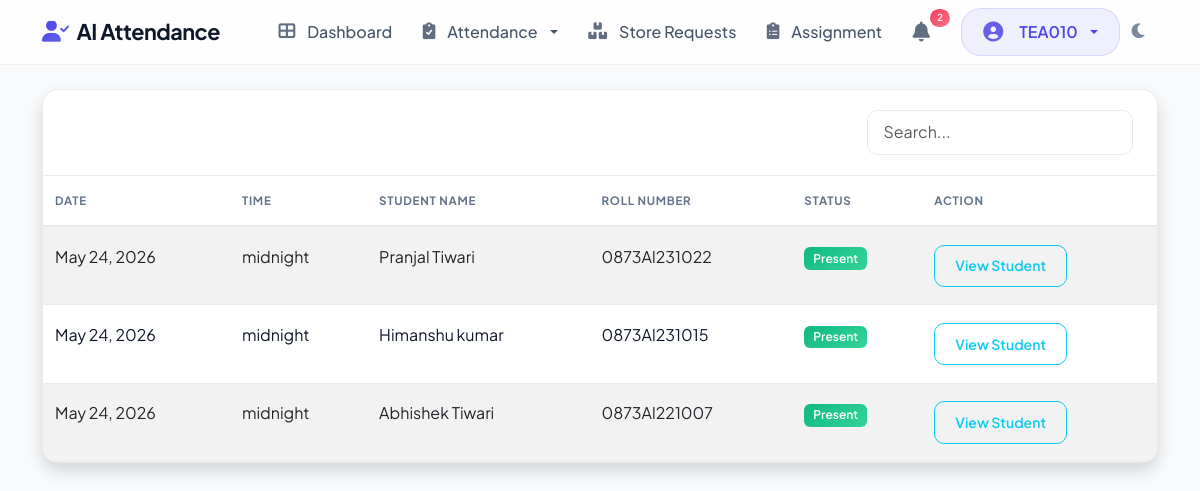
Screenshot of /core/attendance_list/ (signed in) with the database file from the repository.
### core/models.py (models this page shows, shortened)
class AttendanceRecord(models.Model):
    student = models.ForeignKey(Student, on_delete=models.CASCADE)
    date = models.DateField(default=datetime.date.today)
    time = models.TimeField(default=datetime.datetime.now)
    status = models.CharField(max_length=20, default='Present')
    subject = models.CharField(max_length=100, null=True, blank=True)
    class Meta:
        ordering = ['-date', '-time']

class Student(models.Model):
    user = models.OneToOneField(User, on_delete=models.CASCADE, null=True, blank=True)
    name = models.CharField(max_length=100)
    roll_number = models.CharField(max_length=20, unique=True)
    email = models.EmailField(max_length=100, null=True, blank=True)
    phone_number = models.CharField(max_length=15, null=True, blank=True)
    address = models.TextField(null=True, blank=True)
    date_of_birth = models.DateField(null=True, blank=True)
    department = models.CharField(max_length=100, null=True, blank=True)
    year = models.CharField(max_length=10, null=True, blank=True)
    section = models.CharField(max_length=10, null=True, blank=True)
    plain_password = models.CharField(max_length=128, null=True, blank=True)  # For display purposes only
    is_registered = models.BooleanField(default=False)
    profile_pic = models.ImageField(upload_to='profile_pics/', null=True, blank=True)
    created_at = models.DateTimeField(auto_now_add=True)

### core/views.py (the view)
# urls.py: path('attendance_list/', views.attendance_list, name='attendance_list'),
def attendance_list(request):
    records = AttendanceRecord.objects.all().order_by('-date', '-time')
    return render(request, 'attendance_list.html', {'records': records})

### templates/attendance_list.html (shortened to what this page needs)
{% extends 'base.html' %}
{% block content %}
<div class="card shadow">
    <div class="card-header bg-dark text-white d-flex justify-content-between align-items-center">
        <h4 class="mb-0">Attendance History</h4>
        <input type="text" id="searchInput" class="form-control w-25" placeholder="Search...">
    </div>
    <div class="card-body p-0">
        <div class="table-responsive">
            <table class="table table-hover table-striped mb-0">
                <thead class="table-light">
                    <tr>
                        <th>Date</th>
                        <th>Time</th>
                        <th>Student Name</th>
                        <th>Roll Number</th>
                        <th>Status</th>
                        <th>Action</th>
                    </tr>
                </thead>
                <tbody id="attendanceTable">
                    {% for record in records %}
                    <tr>
                        <td>{{ record.date }}</td>
                        <td>{{ record.time }}</td>
                        <td>{{ record.student.name }}</td>
                        <td>{{ record.student.roll_number }}</td>
                        <td><span class="badge bg-success">{{ record.status }}</span></td>
                        <td>
                            <a href="{% url 'student_attendance' record.student.id %}"
                                class="btn btn-sm btn-outline-info">View Student</a>
                        </td>
                    </tr>
                    {% empty %}
                    <tr>
                        <td colspan="6" class="text-center py-4">No attendance records found.</td>
                    </tr>
                    {% endfor %}
                </tbody>
            </table>
        </div>
    </div>
</div>
{% endblock %}

### templates/base.html (shortened to what this page needs)
<!DOCTYPE html>
<html lang="en">
<head>
    <link href="https://cdn.jsdelivr.net/npm/bootstrap@5.3.0/dist/css/bootstrap.min.css" rel="stylesheet">
    <link rel="stylesheet" href="https://cdnjs.cloudflare.com/ajax/libs/font-awesome/6.0.0/css/all.min.css">
</head>
<body>
    <nav class="navbar navbar-expand-lg navbar-light mb-4 sticky-top">
        <div class="container">
            <a class="navbar-brand fw-bold" href="{% url 'index' %}"><i class="fas fa-user-check me-2"></i>AI
                Attendance</a>
            <div class="collapse navbar-collapse" id="navbarNav">
                <ul class="navbar-nav ms-auto">
                    {% if user.is_authenticated %}
                    {% if user.is_superuser %}
                    <li class="nav-item"><a class="nav-link" href="{% url 'admin_dashboard' %}"><i class="fas fa-chart-line me-1"></i>Dashboard</a></li>
                    <li class="nav-item"><a class="nav-link" href="{% url 'manage_students' %}"><i class="fas fa-users-cog me-1"></i>Students</a></li>
                    <li class="nav-item"><a class="nav-link" href="{% url 'admin_store_dashboard' %}"><i class="fas fa-store me-1"></i>Store</a></li>
                    {% elif user.is_staff %}
                    <li class="nav-item">
                        <a class="nav-link" href="{% url 'teacher_dashboard' %}">
                            <i class="fas fa-th-large me-1"></i> Dashboard
                        </a>
                    </li>
                    <li class="nav-item dropdown">
                        <a class="nav-link dropdown-toggle" href="#" id="attendanceDropdown" role="button" data-bs-toggle="dropdown" aria-expanded="false">
                            <i class="fas fa-clipboard-check me-1"></i> Attendance
                        </a>
                    </li>
                    <li class="nav-item">
                        <a class="nav-link" href="{% url 'my_store_requests' %}">
                            <i class="fas fa-boxes me-1"></i> Store Requests
                        </a>
                    </li>
                    <li class="nav-item">
                        <a class="nav-link" href="{% url 'teacher_materials' %}">
                            <i class="fas fa-clipboard-list me-1"></i> Assignment
                        </a>
                    </li>
                    {% endif %}
                    {% if user.is_staff or user.store_profile or user.is_superuser %}
                    <li class="nav-item dropdown me-2" id="storeNotifLi">
                        <a class="nav-link" href="#" id="storeNotifDropdown" role="button" data-bs-toggle="dropdown" aria-expanded="false" style="position:relative;">
                            <i class="fas fa-bell fs-5"></i>
                            <span class="position-absolute top-0 start-100 translate-middle badge rounded-pill bg-danger" id="storeNotifBadge" style="display: none; font-size: 0.6em; margin-left: -5px; margin-top: 5px;">
                            </span>
                        </a>
                    </li>
                    {% endif %}
                    <li class="nav-item dropdown nav-item-profile ms-lg-2">
                        <a class="nav-link dropdown-toggle d-flex align-items-center" href="#" id="navbarDropdown" role="button"
                            data-bs-toggle="dropdown" aria-expanded="false" style="color: var(--primary-color) !important; font-weight: 600;">
                            <i class="fas fa-user-circle me-2 fs-5"></i> {{ user.username }}
                        </a>
                    </li>
                    {% else %}
                    {% if request.resolver_match.url_name != 'login' %}
                    <li class="nav-item"><a class="nav-link" href="{% url 'login' %}"><i
                                class="fas fa-sign-in-alt me-1"></i> Login</a></li>
                    {% endif %}
                    {% endif %}
                    <li class="nav-item">
                        <button class="btn nav-link" id="darkModeToggle" title="Toggle Dark Mode">
                            <i class="fas fa-moon"></i>
                        </button>
                    </li>
                </ul>
            </div>
        </div>
    </nav>
    <div class="container">
        {% block content %}{% endblock %}
    </div>
</body>
</html>

### templates/base.html (style rules this page uses)
:root { --bg-app: #f8fafc; --bg-card: #ffffff; --text-main: #0f172a; --text-muted: #64748b; --border-color: rgba(0, 0, 0, 0.08); --primary-color: #4f46e5; --primary-hover: #4338ca; --primary-gradient: linear-gradient(135deg, #4f46e5, #6366f1); --secondary-gradient: linear-gradient(135deg, #0284c7, #0ea5e9); --success-gradient: linear-gradient(135deg, #10b981, #34d399); --danger-gradient: linear-gradient(135deg, #f43f5e, #fb7185); --warning-gradient: linear-gradient(135deg, #f59e0b, #fbbf24); --nav-bg: rgba(255, 255, 255, 0.8); --nav-border: rgba(0, 0, 0, 0.06); --nav-link-color: #475569; --nav-link-hover: #4f46e5; --shadow-sm: 0 1px 3px rgba(0, 0, 0, 0.05); --shadow-md: 0 10px 25px -5px rgba(0, 0, 0, 0.05), 0 8px 10px -6px rgba(0, 0, 0, 0.03); --shadow-lg: 0 20px 25px -5px rgba(0, 0, 0, 0.08), 0 10px 10px -5px rgba(0, 0, 0, 0.04); --input-focus: rgba(79, 70, 229, 0.15); --input-bg: #ffffff; --card-radius: 16px; --badge-radius: 6px; }
body { background-color: var(--bg-app); color: var(--text-main); font-family: 'Plus Jakarta Sans', 'Segoe UI', Tahoma, Geneva, Verdana, sans-serif; transition: background-color 0.3s ease, color 0.3s ease; min-height: 100vh; }
.navbar { background: var(--nav-bg) !important; backdrop-filter: blur(12px) saturate(180%); -webkit-backdrop-filter: blur(12px) saturate(180%); border-bottom: 1px solid var(--nav-border) !important; transition: all 0.3s ease; z-index: 1020; }
.navbar-brand { color: var(--text-main) !important; font-weight: 800; letter-spacing: -0.5px; font-size: 1.35rem; display: flex; align-items: center; }
.navbar-brand i { background: var(--primary-gradient); -webkit-background-clip: text; -webkit-text-fill-color: transparent; margin-right: 8px; }
.navbar-nav { display: flex; align-items: center; }
.navbar-nav .nav-link { color: var(--nav-link-color) !important; font-weight: 500; padding: 0.55rem 0.95rem !important; border-radius: 12px; white-space: nowrap; transition: all 0.25s cubic-bezier(0.4, 0, 0.2, 1); display: inline-flex !important; align-items: center; gap: 8px; }
.navbar-nav .nav-link i { font-size: 1.05rem; opacity: 0.85; transition: transform 0.2s ease, opacity 0.2s ease; }
.nav-item-profile { background: rgba(79, 70, 229, 0.08) !important; border-radius: 20px !important; padding: 2px 6px !important; border: 1px solid rgba(79, 70, 229, 0.15); transition: all 0.25s ease; }
#darkModeToggle { background: transparent; border: none; padding: 0.55rem !important; width: 38px; height: 38px; display: flex; align-items: center; justify-content: center; border-radius: 50%; color: var(--text-muted) !important; transition: all 0.2s ease; }
.card { background-color: var(--bg-card); border-radius: var(--card-radius); border: 1px solid var(--border-color) !important; box-shadow: var(--shadow-sm); transition: transform 0.3s cubic-bezier(0.34, 1.56, 0.64, 1), box-shadow 0.3s ease, background-color 0.3s ease; overflow: hidden; }
.card-header { background-color: transparent !important; border-bottom: 1px solid var(--border-color) !important; padding: 1.25rem 1.5rem; font-weight: 700; }
.form-control, .form-select { background-color: var(--input-bg); border: 1px solid var(--border-color); color: var(--text-main); border-radius: 10px; padding: 0.6rem 1rem; transition: all 0.2s ease; }
.btn { border-radius: 10px; padding: 0.6rem 1.25rem; font-weight: 600; transition: all 0.2s ease; }
.table { color: var(--text-main); --bs-table-color: var(--text-main); --bs-table-bg: transparent; --bs-table-border-color: var(--border-color); border-collapse: separate; border-spacing: 0; }
.table th { font-weight: 700; text-transform: uppercase; font-size: 0.72rem; letter-spacing: 0.75px; color: var(--text-muted); border-bottom: 2px solid var(--border-color); background-color: transparent !important; padding: 1rem 0.75rem; }
.table td { border-bottom: 1px solid var(--border-color); padding: 1.1rem 0.75rem; background-color: transparent !important; }
.table-hover tbody tr { transition: background-color 0.2s ease; }
.badge { border-radius: var(--badge-radius); padding: 0.45em 0.75em; font-weight: 600; font-size: 0.75rem; }
.bg-success { background: var(--success-gradient) !important; }
.bg-danger { background: var(--danger-gradient) !important; }

### rows the page displays
AttendanceRecord: date "May 24, 2026", time "midnight", student.name "Pranjal Tiwari", student.roll_number "0873Al231022", status "Present"
AttendanceRecord: date "May 24, 2026", time "midnight", student.name "Himanshu kumar", student.roll_number "0873Al231015", status "Present"
AttendanceRecord: date "May 24, 2026", time "midnight", student.name "Abhishek Tiwari", student.roll_number "0873Al221007", status "Present"

### other values shown
{{ user.username }} "TEA010"
